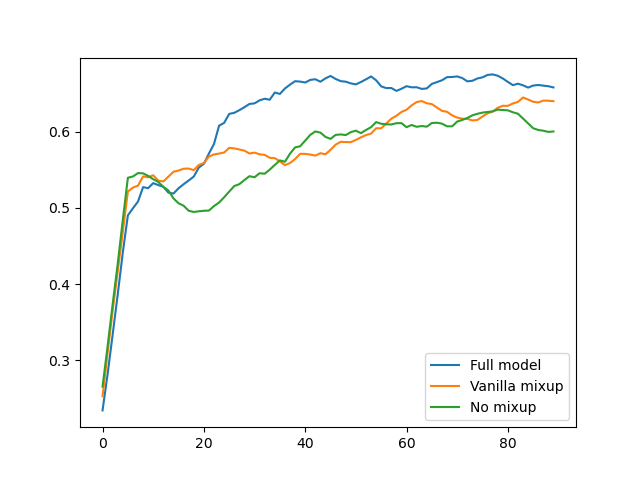

This chart was generated by the following Python code:




# %%
import pandas as pd
import matplotlib.pyplot as plt
import numpy as np

# %%
def smooth(y, box_pts):
    box = np.ones(box_pts)/box_pts
    y_smooth = np.convolve(y, box, mode='same')
    return y_smooth

# %%
df_full_model = pd.read_csv('plots/f1_mustard_full_model.csv')
df_vanilla_mixup = pd.read_csv('plots/f1_mustard_vanilla_mixup.csv')
df_no_mixup = pd.read_csv('plots/f1_mustard_no_mixup.csv')

plt.plot(smooth(df_full_model['f1'], 10)[:90])
plt.plot(smooth(df_vanilla_mixup['f1'], 10)[:90])
plt.plot(smooth(df_no_mixup['f1'], 10)[:90])
plt.legend(['Full model', 'Vanilla mixup', 'No mixup'])
plt.savefig('test.png')


